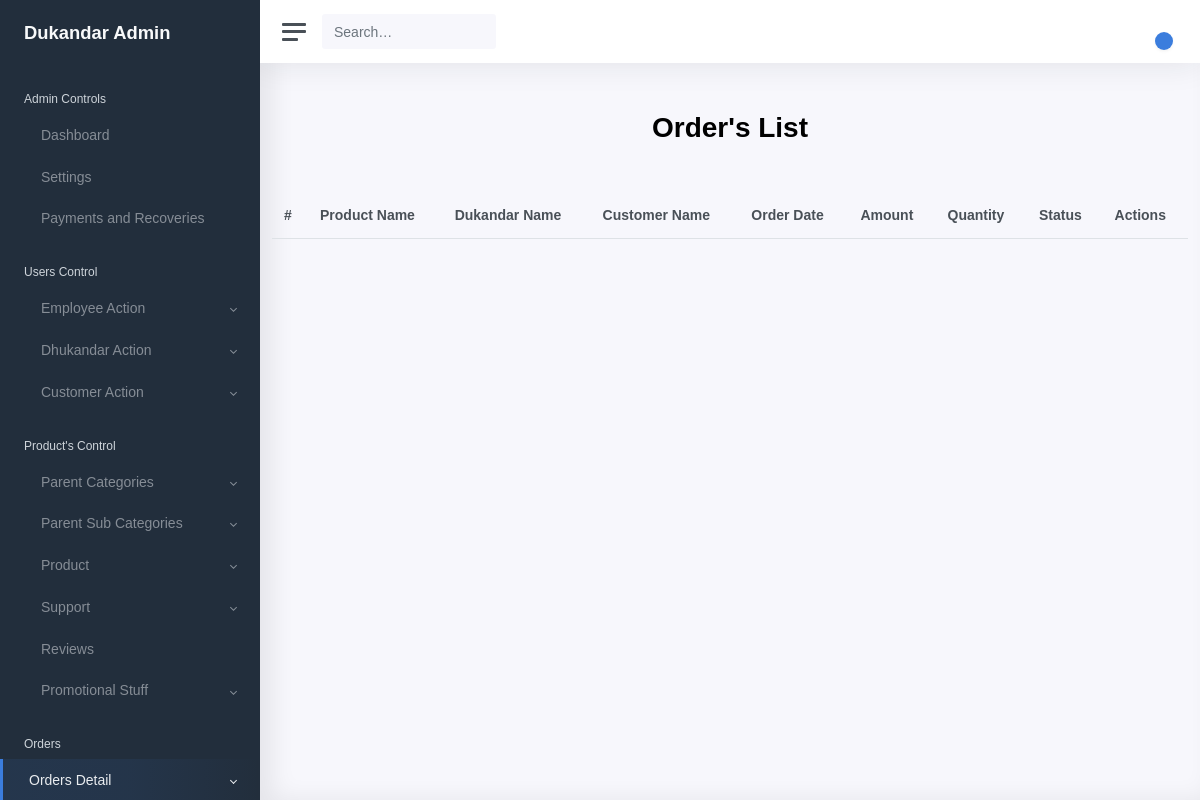
/Order/lists, run on an earlier commit of the app's database.
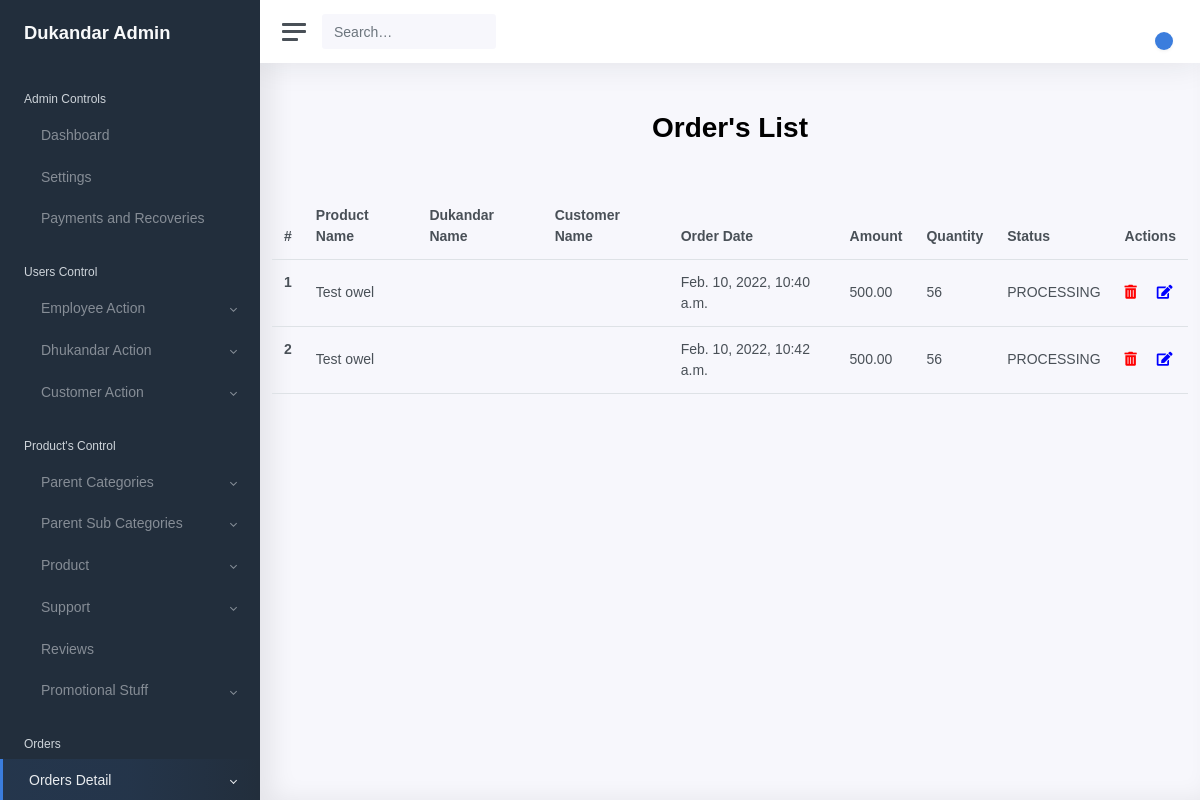
And on a later commit of the database.
### shopkeeper/models/models.py (models this page shows, shortened)
class Order(models.Model):
    product = models.ForeignKey(Product,
                               on_delete=models.CASCADE,
                               null=True)
    shopkeeper = models.ForeignKey(Shopkeeper,
                               on_delete=models.CASCADE,
                               null=True,
                               )
    customer = models.ForeignKey(Customer,
                                   on_delete=models.CASCADE,
                                   null=True)
    order_date = models.DateTimeField(auto_now=True)
    amount = models.DecimalField(default=0, max_digits=6, decimal_places=2)
    order_upto = models.DecimalField(default=0, max_digits=6, decimal_places=2)
    quantity = models.IntegerField(default=0)
    status=models.CharField(choices=ORDER_CHOICES,
                                    max_length=12,
                                    default='PROCESSING')

class Product(models.Model):
    parent = models.ForeignKey(ParentCategory,
                               on_delete=models.CASCADE, related_name='ParentCategory',
                               null=True)
    sub_cat = models.ForeignKey(SubCategory,
                                on_delete=models.CASCADE,
                                null=True)
    name = models.CharField(max_length=255, null=False)
    image = models.ImageField(upload_to='product/category/sub')
    description = models.TextField()
    quantity = models.IntegerField(default=0)
    price = models.FloatField(default=0.0)
    discount = models.FloatField(default=0.0)
    is_active = models.BooleanField(default=True)

### shopkeeper/views.py (the view)
# urls.py: path('Order/lists', ordersList, name='orders_list'),
def ordersList(request):
    orders_list =Order.objects.all()
    context={
        'orders_list':orders_list
    }
    return render(request, 'shopkeeper/order/list.html',context)

### shopkeeper/templates/shopkeeper/order/list.html (shortened to what this page needs)
{% extends 'shopkeeper/base/base.html' %}
{% load static %}
{% block content %}
<div class="container">
        <h1 class="text-center mt-5 mb-5 font-weight-bold">Order's List</h1>
        <div class="row">
          <div class="col-12">
              <table class="table" id="order_table">
                <thead class="thead-dark">
                <tr>
                    <th scope="col">#</th>
                    <th scope="col">Product Name</th>
                    <th scope="col">Dukandar Name</th>
                    <th scope="col">Customer Name</th>
                    <th scope="col">Order Date</th>
                    <th scope="col">Amount</th>
                    <th scope="col">Quantity</th>
                     <th scope="col">Status</th>
                     <th scope="col">Actions</th>
                </tr>
                </thead>
                <tbody>
                {% for order in orders_list %}
                    <tr>
                        <th scope="row">{{ forloop.counter }}</th>
                        <td>{{ order.product.name }}</td>
                        <td>{{ order.shopkeeper.user.first_name }} {{ order.shopkeeper.user.last_name }}</td>
                        <td>{{ order.cutomer.user.first_name }}{{ order.cutomer.user.first_name }}</td>
                        <td>{{ order.order_date }}</td>
                        <td>{{ order.amount }}</td>
                        <td>{{ order.quantity }}</td>
                        <td>{{ order.status }}</td>
                     <td>
                        <a href="{% url 'order_details'  order.id %}" class="mr-3" data-toggle="tooltip" title="Hooray!"> <i class="fas fa-trash-alt"  style="color:red;"></i></a>
                        <a href="{% url 'order_details'  order.id %}">  <i class="fas fa-edit" style="color:blue;"></i></a>
                    </td>
                    </tr>
                {% endfor %}
                </tbody>
            </table>
          </div>
        </div>
      </div>
{% endblock %}

What changed in the data, as far as the page shows it:
added Order: product.name "Test owel", order_date "Feb. 10, 2022, 10:40 a.m.", amount "500.00", quantity "56", status "PROCESSING"
added Order: product.name "Test owel", order_date "Feb. 10, 2022, 10:42 a.m.", amount "500.00", quantity "56", status "PROCESSING"
